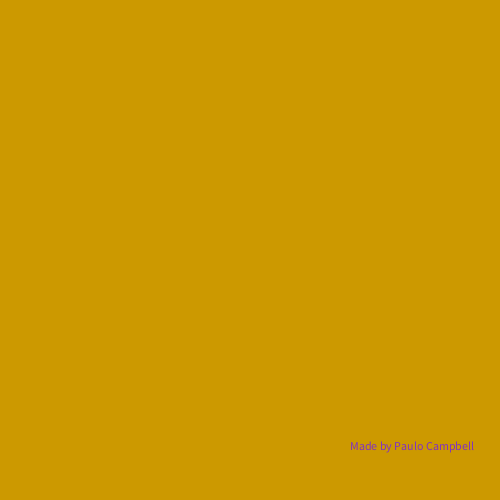
Frame 1 (no input)
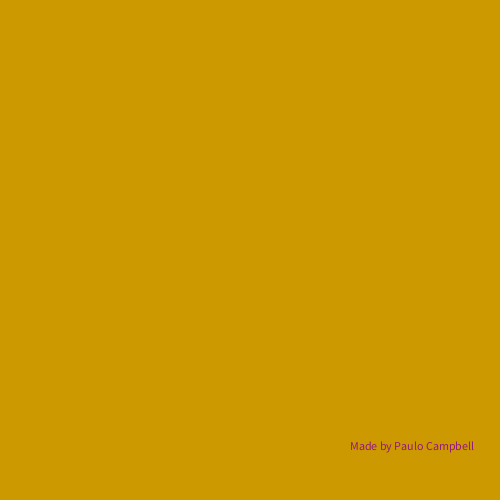
Frame 60 (the mouse pressed at the canvas centre just before this capture)
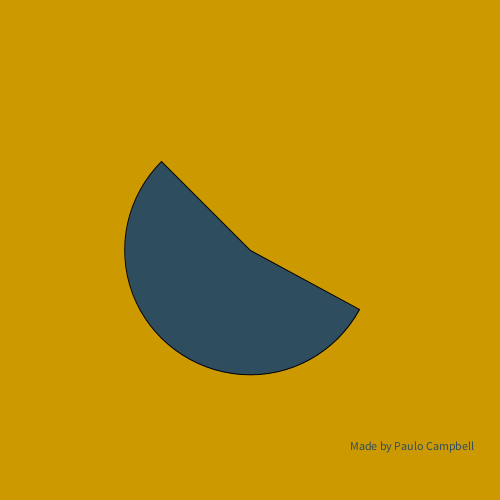
Frame 120 (the mouse held since frame 60 and released just before this capture)

The Processing sketch that drew these frames (run headless with seeded random() and noise(); from frame 60 on, the mouse is pressed at the canvas centre):

// Processing sketch: Pacman_
// ── Pacman_.pde
void setup()
{

  size(500, 500);
}
 
void draw()
{background(204,153,0); 
fill(random(200),random(200),random(200));
arc(mouseX, mouseY, mouseX, mouseY, 0.5, PI+QUARTER_PI, PIE);
text("Made by Paulo Campbell",350,450);
}
